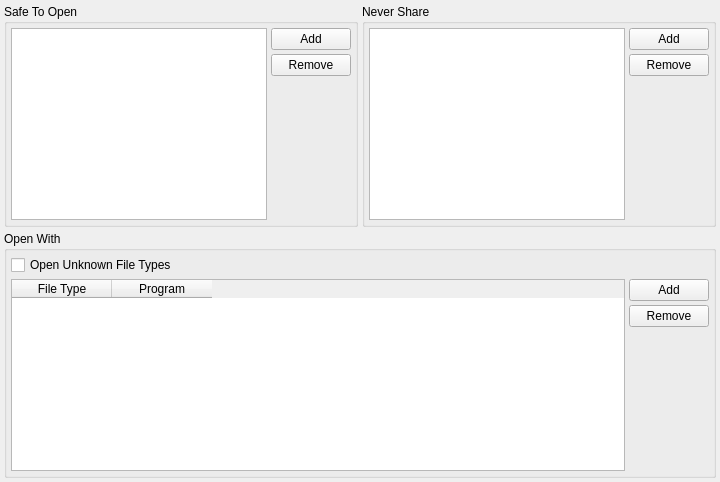
             <widget class="QWidget" name="pageFileTypes">
              <layout class="QGridLayout" name="gridLayout_6">
               <property name="margin">
                <number>4</number>
               </property>
               <property name="spacing">
                <number>4</number>
               </property>
               <item row="0" column="0">
                <widget class="QGroupBox" name="groupBoxFileTypesSafeOpen">
                 <property name="sizePolicy">
                  <sizepolicy hsizetype="Preferred" vsizetype="Preferred">
                   <horstretch>0</horstretch>
                   <verstretch>0</verstretch>
                  </sizepolicy>
                 </property>
                 <property name="title">
                  <string>Safe To Open</string>
                 </property>
                 <layout class="QGridLayout" name="gridLayout_4">
                  <property name="margin">
                   <number>4</number>
                  </property>
                  <property name="spacing">
                   <number>4</number>
                  </property>
                  <item row="0" column="0" rowspan="3">
                   <widget class="QListWidget" name="listWidgetFileTypesSafeOpen">
                    <property name="sizePolicy">
                     <sizepolicy hsizetype="Expanding" vsizetype="Expanding">
                      <horstretch>0</horstretch>
                      <verstretch>1</verstretch>
                     </sizepolicy>
                    </property>
                   </widget>
                  </item>
                  <item row="0" column="1">
                   <widget class="QPushButton" name="pushButtonFileTypesSafeOpenAdd">
                    <property name="text">
                     <string>Add</string>
                    </property>
                   </widget>
                  </item>
                  <item row="1" column="1">
                   <widget class="QPushButton" name="pushButtonFileTypesSafeOpenRemove">
                    <property name="text">
                     <string>Remove</string>
                    </property>
                   </widget>
                  </item>
                  <item row="2" column="1">
                   <spacer name="verticalSpacer_5">
                    <property name="orientation">
                     <enum>Qt::Vertical</enum>
                    </property>
                    <property name="sizeHint" stdset="0">
                     <size>
                      <width>20</width>
                      <height>40</height>
                     </size>
                    </property>
                   </spacer>
                  </item>
                 </layout>
                </widget>
               </item>
               <item row="0" column="1">
                <widget class="QGroupBox" name="groupBoxFileTypesNeverShare">
                 <property name="sizePolicy">
                  <sizepolicy hsizetype="Preferred" vsizetype="Preferred">
                   <horstretch>0</horstretch>
                   <verstretch>1</verstretch>
                  </sizepolicy>
                 </property>
                 <property name="title">
                  <string>Never Share</string>
                 </property>
                 <layout class="QGridLayout" name="gridLayout_5">
                  <property name="margin">
                   <number>4</number>
                  </property>
                  <property name="spacing">
                   <number>4</number>
                  </property>
                  <item row="0" column="0" rowspan="3">
                   <widget class="QListWidget" name="listWidgetFileTypesNeverShare">
                    <property name="sizePolicy">
                     <sizepolicy hsizetype="Expanding" vsizetype="Expanding">
                      <horstretch>0</horstretch>
                      <verstretch>0</verstretch>
                     </sizepolicy>
                    </property>
                   </widget>
                  </item>
                  <item row="0" column="1">
                   <widget class="QPushButton" name="pushButtonFileTypesNeverShareAdd">
                    <property name="text">
                     <string>Add</string>
                    </property>
                   </widget>
                  </item>
                  <item row="1" column="1">
                   <widget class="QPushButton" name="pushButtonFileTypesNeverShareRemove">
                    <property name="text">
                     <string>Remove</string>
                    </property>
                   </widget>
                  </item>
                  <item row="2" column="1">
                   <spacer name="verticalSpacer_6">
                    <property name="orientation">
                     <enum>Qt::Vertical</enum>
                    </property>
                    <property name="sizeHint" stdset="0">
                     <size>
                      <width>20</width>
                      <height>40</height>
                     </size>
                    </property>
                   </spacer>
                  </item>
                 </layout>
                </widget>
               </item>
               <item row="1" column="0" colspan="2">
                <widget class="QGroupBox" name="groupBoxFileTypesOpenWith">
                 <property name="title">
                  <string>Open With</string>
                 </property>
                 <layout class="QGridLayout" name="gridLayout_3">
                  <property name="margin">
                   <number>4</number>
                  </property>
                  <property name="spacing">
                   <number>4</number>
                  </property>
                  <item row="0" column="0" colspan="2">
                   <widget class="QCheckBox" name="checkBoxFileTypesOpenUnknown">
                    <property name="text">
                     <string>Open Unknown File Types</string>
                    </property>
                   </widget>
                  </item>
                  <item row="1" column="0" rowspan="3">
                   <widget class="QTableWidget" name="tableWidgetFileTypesOpenWith">
                    <column>
                     <property name="text">
                      <string>File Type</string>
                     </property>
                    </column>
                    <column>
                     <property name="text">
                      <string>Program</string>
                     </property>
                    </column>
                   </widget>
                  </item>
                  <item row="1" column="1">
                   <widget class="QPushButton" name="pushButtonFileTypesOpenWithAdd">
                    <property name="text">
                     <string>Add</string>
                    </property>
                   </widget>
                  </item>
                  <item row="2" column="1">
                   <widget class="QPushButton" name="pushButtonFileTypesOpenWithRemove">
                    <property name="text">
                     <string>Remove</string>
                    </property>
                   </widget>
                  </item>
                  <item row="3" column="1">
                   <spacer name="verticalSpacer_3">
                    <property name="orientation">
                     <enum>Qt::Vertical</enum>
                    </property>
                    <property name="sizeHint" stdset="0">
                     <size>
                      <width>20</width>
                      <height>121</height>
                     </size>
                    </property>
                   </spacer>
                  </item>
                 </layout>
                </widget>
               </item>
              </layout>
             </widget>
